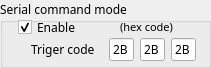
     <widget class="QGroupBox" name="group_packing_7">
      <property name="geometry">
       <rect>
        <x>427</x>
        <y>5</y>
        <width>211</width>
        <height>68</height>
       </rect>
      </property>
      <property name="font">
       <font>
        <family>맑은 고딕</family>
       </font>
      </property>
      <property name="title">
       <string>Serial command mode</string>
      </property>
      <widget class="QCheckBox" name="at_enable">
       <property name="geometry">
        <rect>
         <x>18</x>
         <y>19</y>
         <width>61</width>
         <height>16</height>
        </rect>
       </property>
       <property name="font">
        <font>
         <family>맑은 고딕</family>
        </font>
       </property>
       <property name="text">
        <string>Enable</string>
       </property>
       <property name="checked">
        <bool>true</bool>
       </property>
      </widget>
      <widget class="QWidget" name="layoutWidget">
       <property name="geometry">
        <rect>
         <x>109</x>
         <y>38</y>
         <width>89</width>
         <height>23</height>
        </rect>
       </property>
       <layout class="QHBoxLayout" name="at_command">
        <item>
         <widget class="QLineEdit" name="at_hex1">
          <property name="minimumSize">
           <size>
            <width>25</width>
            <height>10</height>
           </size>
          </property>
          <property name="maximumSize">
           <size>
            <width>25</width>
            <height>16777215</height>
           </size>
          </property>
          <property name="font">
           <font>
            <family>맑은 고딕</family>
           </font>
          </property>
          <property name="text">
           <string>2B</string>
          </property>
          <property name="alignment">
           <set>Qt::AlignCenter</set>
          </property>
         </widget>
        </item>
        <item>
         <widget class="QLineEdit" name="at_hex2">
          <property name="minimumSize">
           <size>
            <width>25</width>
            <height>10</height>
           </size>
          </property>
          <property name="maximumSize">
           <size>
            <width>25</width>
            <height>16777215</height>
           </size>
          </property>
          <property name="font">
           <font>
            <family>맑은 고딕</family>
           </font>
          </property>
          <property name="text">
           <string>2B</string>
          </property>
          <property name="alignment">
           <set>Qt::AlignCenter</set>
          </property>
         </widget>
        </item>
        <item>
         <widget class="QLineEdit" name="at_hex3">
          <property name="minimumSize">
           <size>
            <width>25</width>
            <height>10</height>
           </size>
          </property>
          <property name="maximumSize">
           <size>
            <width>25</width>
            <height>16777215</height>
           </size>
          </property>
          <property name="font">
           <font>
            <family>맑은 고딕</family>
           </font>
          </property>
          <property name="text">
           <string>2B</string>
          </property>
          <property name="alignment">
           <set>Qt::AlignCenter</set>
          </property>
         </widget>
        </item>
       </layout>
      </widget>
      <widget class="QLabel" name="label_144">
       <property name="geometry">
        <rect>
         <x>31</x>
         <y>41</y>
         <width>63</width>
         <height>16</height>
        </rect>
       </property>
       <property name="font">
        <font>
         <family>맑은 고딕</family>
        </font>
       </property>
       <property name="text">
        <string>Triger code</string>
       </property>
      </widget>
      <widget class="QLabel" name="label_145">
       <property name="geometry">
        <rect>
         <x>120</x>
         <y>16</y>
         <width>71</width>
         <height>21</height>
        </rect>
       </property>
       <property name="font">
        <font>
         <family>돋움</family>
         <pointsize>8</pointsize>
        </font>
       </property>
       <property name="text">
        <string>(hex code)</string>
       </property>
       <property name="wordWrap">
        <bool>true</bool>
       </property>
      </widget>
     </widget>
